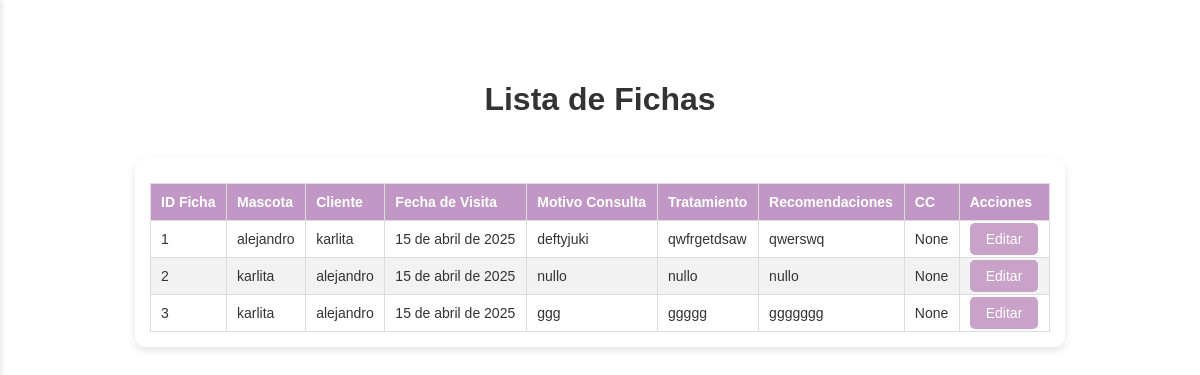
Page /fichas/ (signed in) on the earlier database version.
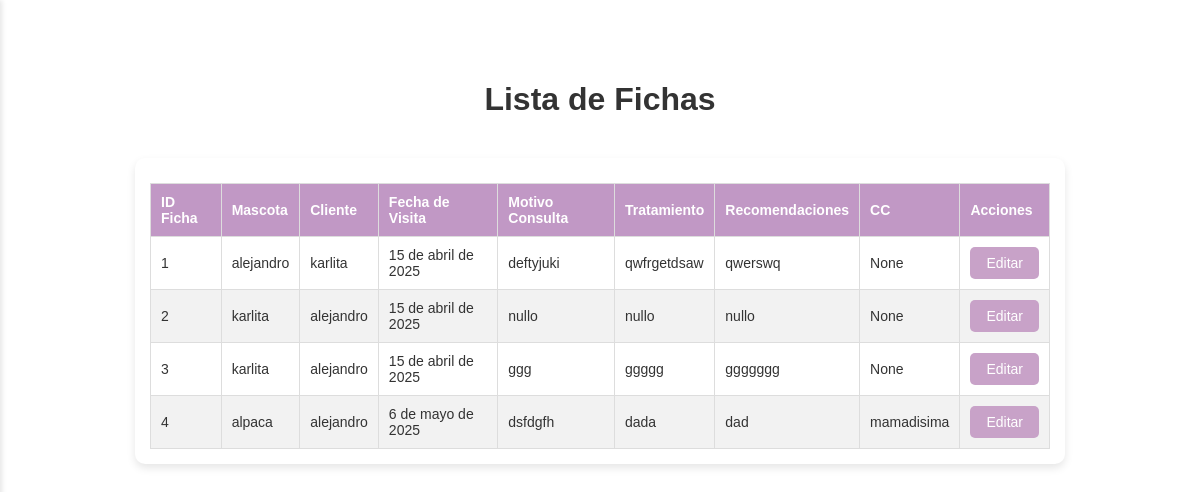
Same page on the later database version.
### vetapp/models.py (models this page shows, shortened)
class Ficha(models.Model):
    id_ficha = models.AutoField(primary_key=True)
    mascota = models.ForeignKey(Mascota, on_delete=models.CASCADE, related_name='fichas')
    cliente = models.ForeignKey(Cliente, on_delete=models.CASCADE)
    fecha_visita = models.DateField(default=timezone.now)
    motivo_consulta = models.TextField()
    anamnesis_remota = models.TextField()
    anamnesis_actual = models.TextField()
    cc = models.TextField(blank=True, null=True)
    pc = models.TextField()
    tllc = models.TextField()
    oidos = models.TextField()
    ojos = models.TextField()
    boca = models.TextField()
    linfonodo_submandibular = models.TextField()
    rt = models.CharField(max_length=10)
    fc = models.CharField(max_length=10)
    fr = models.CharField(max_length=10)
    pulso_femoral = models.TextField()
    palpacion_abdominal = models.TextField()
    miembro_reproductor = models.TextField()
    linfonodo_inguinal = models.TextField()
    pelaje = models.TextField()
    temperatura = models.CharField(max_length=10)
    tratamiento = models.TextField()
    recomendaciones = models.TextField()
    receta = models.TextField()

class Mascota(models.Model):
    SEXO_CHOICES = [
        ('Macho', 'Macho'),
        ('Hembra', 'Hembra'),
    ]
    ESPECIE_CHOICES = [
        ('Canino', 'Canino'),
        ('Felino', 'Felino'),
        ('Otro', 'Otro'),
    ]
    ESTADO_REPRODUCTIVO_CHOICES = [
        ('Entero', 'Entero'),
        ('Esterilizado', 'Esterilizado'),
    ]
    id_mascota = models.AutoField(primary_key=True)
    cliente = models.ForeignKey(Cliente, on_delete=models.CASCADE, related_name='mascotas')
    nombre = models.CharField(max_length=100)
    sexo = models.CharField(max_length=10, choices=SEXO_CHOICES)
    raza = models.CharField(max_length=100)
    especie = models.CharField(max_length=20, choices=ESPECIE_CHOICES)
    fecha_nacimiento = models.DateField()
    estado_reproductivo = models.CharField(max_length=15, choices=ESTADO_REPRODUCTIVO_CHOICES)
    def calcular_edad_completa(self):
        today = date.today()
        dias_totales = (today - self.fecha_nacimiento).days
        años = dias_totales // 365
        dias = dias_totales % 365
        años_texto = f"{años} año" if años == 1 else f"{años} años"
        dias_texto = f"{dias} día" if dias == 1 else f"{dias} días"
        return f"{años_texto} y {dias_texto}"
    edad = property(calcular_edad_completa)

class Cliente(models.Model):
    id_cliente = models.AutoField(primary_key=True)
    numero = models.CharField(max_length=20)
    mascota = models.CharField(max_length=100)  # Solo como dato de referencia rápida
    correo = models.EmailField()
    direccion = models.CharField(max_length=200)
    rut = models.CharField(max_length=12)
    nombre = models.CharField(max_length=100)

### vetapp/views.py (the view)
# urls.py: path('fichas/', views.ver_ficha, name='ver_ficha'),
@login_required
def ver_ficha(request):
    fichas = Ficha.objects.all()
    return render(request, 'vetapp/ver_ficha.html', {'fichas': fichas})

### vetapp/templates/vetapp/ver_ficha.html (shortened to what this page needs)
{% load static %}
<!DOCTYPE html>
<html lang="es">
<head>
    <link rel="stylesheet" href="{% static 'css/style.css' %}">
</head>
<body>
    <div class="home-container">
        <h1 class="ver-cliente-h1">Lista de Fichas</h1>
        <div class="tabla-container">
            <table class="ver-cliente-table">
                <thead>
                    <tr class="ver-cliente-tr">
                        <th class="ver-cliente-th">ID Ficha</th>
                        <th class="ver-cliente-th">Mascota</th>
                        <th class="ver-cliente-th">Cliente</th>
                        <th class="ver-cliente-th">Fecha de Visita</th>
                        <th class="ver-cliente-th">Motivo Consulta</th>
                        <th class="ver-cliente-th">Tratamiento</th>
                        <th class="ver-cliente-th">Recomendaciones</th>
                        <th class="ver-cliente-th">CC</th>
                        <th class="ver-cliente-th">Acciones</th>
                    </tr>
                </thead>
                <tbody>
                    {% for ficha in fichas %}
                    <tr class="ver-cliente-tr">
                        <td class="ver-cliente-td">{{ ficha.id_ficha }}</td>
                        <td class="ver-cliente-td">{{ ficha.mascota.nombre }}</td>
                        <td class="ver-cliente-td">{{ ficha.cliente.nombre }}</td>
                        <td class="ver-cliente-td">{{ ficha.fecha_visita }}</td>
                        <td class="ver-cliente-td">{{ ficha.motivo_consulta }}</td>
                        <td class="ver-cliente-td">{{ ficha.tratamiento }}</td>
                        <td class="ver-cliente-td">{{ ficha.recomendaciones }}</td>
                        <td class="ver-cliente-td">{{ ficha.cc }}</td>
                        <td class="ver-cliente-td">
                            <a href="{% url 'editar_ficha' ficha.id_ficha %}" class="detalle-btn" style="text-decoration: none;">Editar</a>
                        </td>
                    </tr>
                    {% empty %}
                    <tr class="ver-cliente-tr">
                        <td class="ver-cliente-td" colspan="9">No hay fichas registradas.</td>
                    </tr>
                    {% endfor %}
                </tbody>
            </table>
        </div>
    </div>
</body>
</html>

### static/css/style.css (style rules this page uses)
body { margin: 0; font-family: Arial, sans-serif; background-size: cover; background-position: center; color: #333; height: 100vh; }
.home-container { margin-left: 250px; padding: 40px; display: flex; flex-direction: column; align-items: center; justify-content: center; box-sizing: border-box; }
.home-container h1 { font-size: 2em; margin-bottom: 20px; }
.tabla-container { background-color: white; border-radius: 10px; padding: 20px; box-shadow: 0px 4px 8px rgba(0,0,0,0.1); overflow-x: auto; width: 100%; max-width: 900px; margin-top: 20px; }
table { width: 100%; border-collapse: collapse; margin-top: 10px; }
th, td { border: 1px solid #c8b7dc; padding: 12px; text-align: left; }
th { background-color: #c198c5; color: white; }
.ver-cliente-table { width: 100%; border-collapse: collapse; }
.ver-cliente-th, .ver-cliente-td { padding: 10px; border: 1px solid #ddd; text-align: left; }
.ver-cliente-tr:nth-child(even) { background-color: #f2f2f2; }
.detalle-btn { background-color: #c8a2c8; border: none; color: white; padding: 8px 16px; font-size: 14px; border-radius: 5px; cursor: pointer; transition: background-color 0.3s ease; }
@media screen and (max-width: 1280px) { .home-container { margin-left: 0; padding: 60px 20px; } }
@media screen and (max-width: 1280px) { .table-container, .tabla-container { padding: 15px; overflow-x: auto; } }
@media screen and (max-width: 1280px) { .tabla-container table, .table-container table { font-size: 14px; } }

Differences in the rows shown:
added Ficha: id_ficha "4", mascota.nombre "alpaca", cliente.nombre "alejandro", fecha_visita "6 de mayo de 2025", motivo_consulta "dsfdgfh", tratamiento "dada", recomendaciones "dad", cc "mamadisima"
